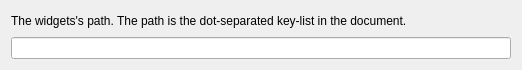
<?xml version="1.0" encoding="UTF-8"?>
<ui version="4.0">
 <class>CRoom</class>
 <widget class="QWidget" name="CRoom">
  <property name="geometry">
   <rect>
    <x>0</x>
    <y>0</y>
    <width>522</width>
    <height>70</height>
   </rect>
  </property>
  <property name="windowTitle">
   <string>Form</string>
  </property>
  <layout class="QVBoxLayout" name="verticalLayout">
   <item>
    <widget class="QLabel" name="label">
     <property name="text">
      <string>&lt;html&gt;&lt;head/&gt;&lt;body&gt;&lt;p&gt;The widgets's path. The path is the dot-separated key-list in the document.&lt;/p&gt;&lt;/body&gt;&lt;/html&gt;</string>
     </property>
     <property name="wordWrap">
      <bool>true</bool>
     </property>
    </widget>
   </item>
   <item>
    <widget class="LineEdit" name="LineEdit">
     <property name="template" stdset="0">
      <string>inspector-path</string>
     </property>
    </widget>
   </item>
  </layout>
 </widget>
 <customwidgets>
  <customwidget>
   <class>LineEdit</class>
   <extends>QLineEdit</extends>
   <header>wallaby.frontends.qt.widgets.edits.lineEdit</header>
  </customwidget>
 </customwidgets>
 <resources/>
 <connections/>
</ui>
